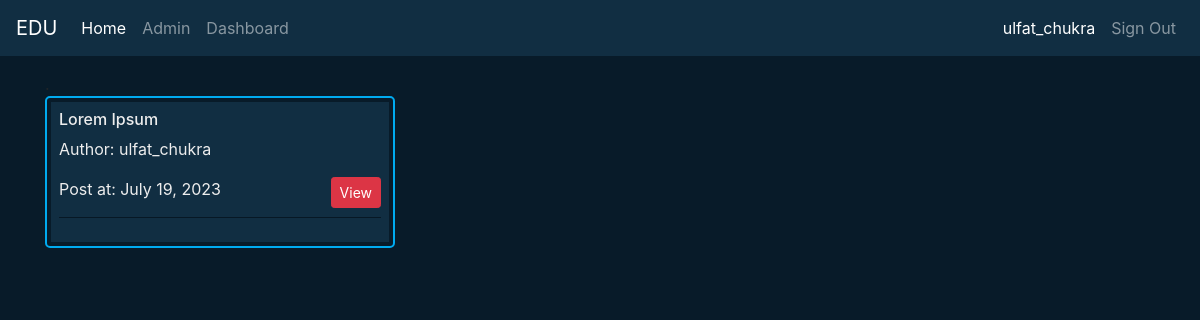
/blog/posts/ (signed in), run on the app's committed database.
### blogs_post/models.py (models this page shows, shortened)
class BlogPost(models.Model):
    author = models.ForeignKey(User, on_delete=models.CASCADE)
    title = models.CharField(max_length=200)
    content = RichTextField(blank=True,null=True)
    likes = models.IntegerField(default=0)
    views = models.IntegerField(default=0)
    uuid = models.UUIDField(default=uuid.uuid4,editable=False)
    tags = models.ManyToManyField(tags, blank=True,related_name="blog_tags")
    meta_title = models.CharField(max_length=200, blank=True, null=True)
    meta_author = models.CharField(max_length=100, blank=True, null=True)
    meta_description = models.TextField(blank=True, null=True)
    meta_keywords = models.CharField(max_length=200, blank=True, null=True)
    featured_image = models.ImageField(upload_to=upload_path, blank=True, null=True)
    publication_date = models.DateTimeField(auto_now_add=True)
    last_updated = models.DateTimeField(auto_now=True)
    is_publish = models.BooleanField(default=False)
    is_public = models.BooleanField(default=False)
    date_created = models.DateTimeField(auto_now_add=True)

### blogs_post/views.py (the view)
# urls.py: path('posts/', allBlogsList.as_view(), name='bloglist'),
class allBlogsList(ListView):
    model = BlogPost
    template_name = "blogs/allBlogs.html"
    context_object_name = "blogs_list"
    def get(self,request):
        if request.user.is_authenticated:
            blogs_list = BlogPost.objects.filter(author=request.user)
            contx = {
                self.context_object_name:blogs_list,
            }
            return render(request,self.template_name,contx)
        else:
            return redirect('home')

### templates/blogs/allBlogs.html (shortened to what this page needs)
{% extends 'base.html' %}
{% block contx %}
<div class="row">
    <div class="col-md-4">
        {% for blog in blogs_list %}
        <div class="cs-card mb-4">
            <div class="bg-snd p-2">
                <h6>{{blog.title}}</h6>
                <p>Author: {{blog.author}}</p>
                <p>Post at: {{blog.publication_date.date}}
                    <a href="{% url 'BlogPD' blog.uuid %}" class="btn btn-danger btn-sm float-right">View</a>
                </p>
                <hr class="bg-fst">
            </div>
        </div>
        {% endfor %}
    </div>
</div>
{% endblock contx %}

### templates/base.html (shortened to what this page needs)
{% load static %}
<!DOCTYPE html>
<html lang="en">
<head>
    <link rel="stylesheet" type="text/css" href="{% static 'css/main.css' %}">
    <link rel="stylesheet" type="text/css" href="{% static 'css/dashbord.css' %}">
    <link rel="stylesheet" href="https://stackpath.bootstrapcdn.com/bootstrap/4.5.2/css/bootstrap.min.css">
</head>
  <body class="bg-fst">
    <nav class="navbar sticky-top m-0 navbar-expand-lg navbar-dark bg-snd">
        <a class="navbar-brand" href="{% url 'home' %}">EDU</a>
        <div class="collapse navbar-collapse" id="navbarNav">
            <ul class="navbar-nav mr-auto">
                <li class="nav-item">
                    <a class="nav-link active" href="{% url 'home' %}">Home</a>
                </li>
              {% if request.user.is_authenticated and register.user == is_superuser %}
              <li class="nav-item">
                  <a class="nav-link" href="admin/">Admin</a>
              </li>
              {% endif %}
                <li class="nav-item">
                    <a class="nav-link" href="{% url 'genProfile' request.user %}">Dashboard</a>
                </li>
            </ul>
            <ul class="navbar-nav ml-auto">
                {% if request.user.is_authenticated %}
                <li class="nav-item">
                    <a class="nav-link active">{{request.user}}</a>
                </li>
                <li class="nav-item">
                    <a class="nav-link" href="{% url 'logout' %}">Sign Out</a>
                </li>
                {% endif %}
            </ul>
        </div>
    </nav>
    <div class="container mt-3">
        {% block contx %}{% endblock contx %}
    </div>
    <br>
</body>
</html>

### static/css/main.css (style rules this page uses)
:root { --bg-color:#081b29; --second-bg-color:#112e42; --text-color:#ededed; --main-color:#00abf0; }
html { overflow-x:hidden ; }
body { background-color: var(--bg-color) !important ; }
.bg-fst { background-color:var(--bg-color) !important; }
.bg-snd { background-color:var(--second-bg-color) !important; }
.cs-card { background-color: var(--bg-color) !important; color: var(--text-color) !important; border: 2px solid var(--main-color) !important; border-radius: 5px !important; min-height: 45px; padding: 4px; }

### data on the page
BlogPost: title "Lorem Ipsum", author "ulfat_chukra", publication_date "July 19, 2023"

### other printed values
{{ request.user }} "ulfat_chukra"
